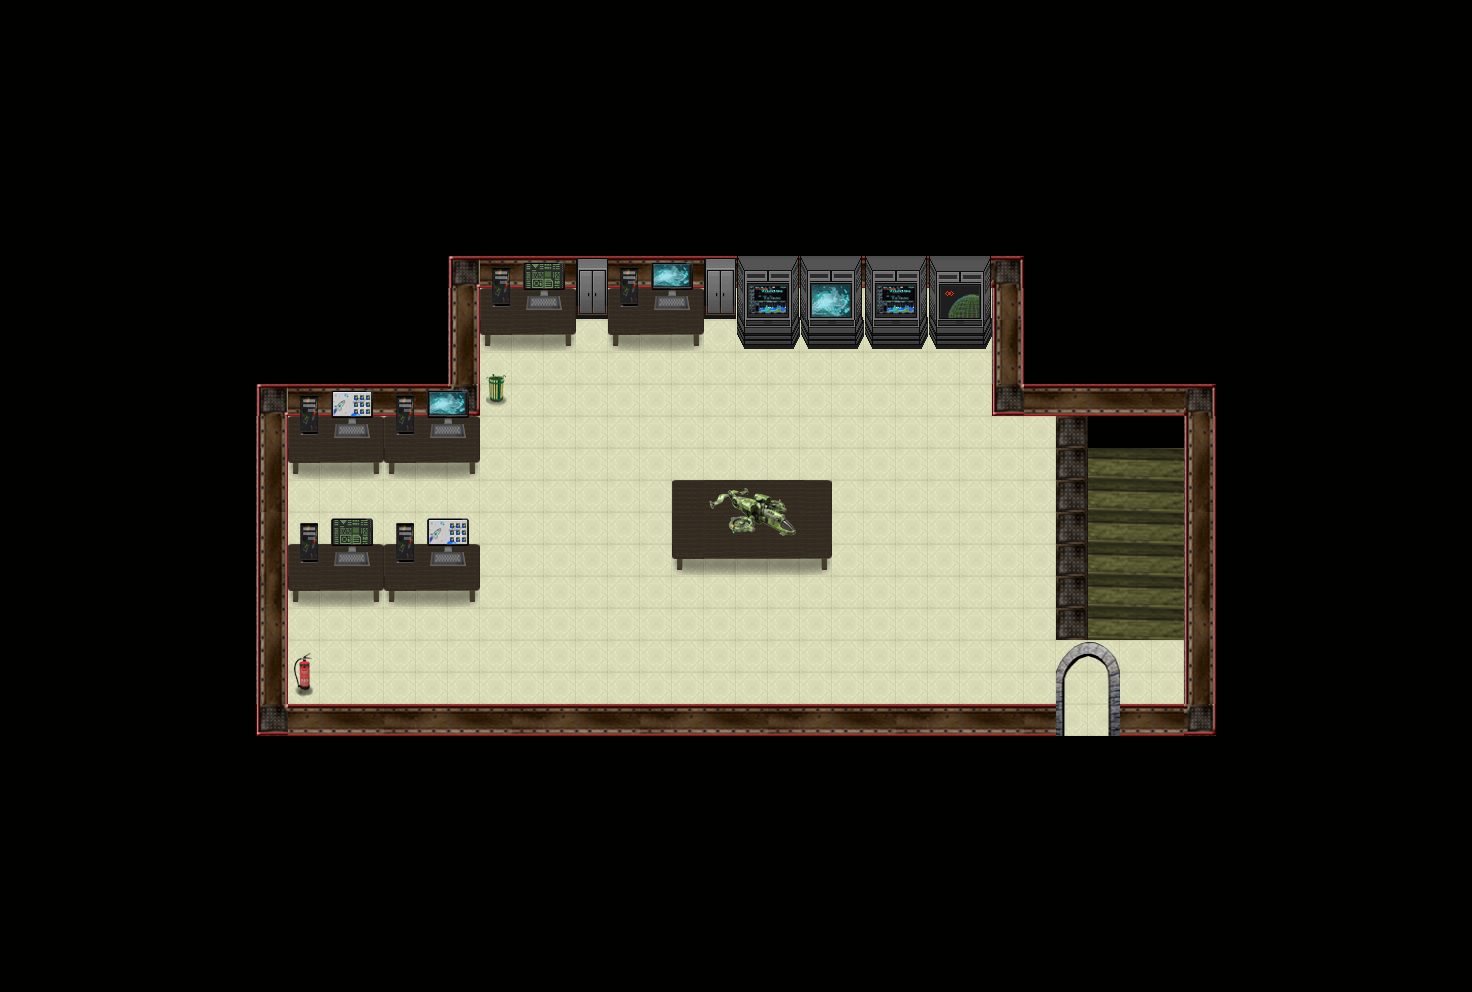

Rendered tile map (Tiled .tmx) drawn with the repository's tilesets; below, a short description and the map source with its tile grids summarised:
An orthogonal 46x31 tile map with 32x32 px tiles, 3 tile layers (Ground, Fringe, Top), 2 hidden layers not drawn, 9 tilesets.

<map version="1.0" orientation="orthogonal" width="46" height="31" tilewidth="32" tileheight="32">
 <tileset firstgid="1" name="siyah" tilewidth="32" tileheight="32">
  <image source="../graphics/tiles/elektroadd/siyah.png" />
 </tileset>
 <tileset firstgid="2" name="dvr" tilewidth="32" tileheight="32">
  <image source="../graphics/tiles/elektroadd/tas_bina.png" />
 </tileset>
 <tileset firstgid="172" name="kaplama" tilewidth="32" tileheight="32">
  <image source="../graphics/tiles/elektroadd/kaplamalar.png" />
 </tileset>
 <tileset firstgid="190" name="collasion" tilewidth="32" tileheight="32">
  <image source="../graphics/tiles/elektroadd/collision.png" />
 </tileset>
 <tileset firstgid="192" name="merdiven" tilewidth="32" tileheight="32">
  <image source="../graphics/tiles/elektroadd/merdiven.png" />
 </tileset>
 <tileset firstgid="201" name="kapi" tilewidth="32" tileheight="32">
  <image source="../graphics/tiles/elektroadd/kapiacikic.png" />
 </tileset>
 <tileset firstgid="207" name="malzemeler" tilewidth="32" tileheight="32">
  <image source="../graphics/tiles/elektroadd/malzemeler.png" />
 </tileset>
 <tileset firstgid="307" name="dolaplar" tilewidth="32" tileheight="32">
  <image source="../graphics/tiles/elektroadd/bilgisayar_dolap.png" />
 </tileset>
 <tileset firstgid="355" name="helikopter" tilewidth="32" tileheight="32">
  <image source="../graphics/tiles/elektroadd/malzemeler3.png" />
 </tileset>
 <layer name="Ground" width="46" height="31">
  <data>[1426 cells, 1426 non-empty, 18 distinct tile ids]</data>
 </layer>
 <layer name="Fringe" width="46" height="31">
  <data>[1426 cells, 67 non-empty, 14 distinct tile ids]</data>
 </layer>
 <layer name="Top" width="46" height="31">
  <data>[1426 cells, 64 non-empty, 34 distinct tile ids]</data>
 </layer>
 <layer name="Collision" width="46" height="31" visible="0">
  <data>[1426 cells, 1168 non-empty, 1 distinct tile ids]</data>
 </layer>
 <layer name="Objects" width="46" height="31" visible="0">
  <data>[1426 cells, 0 non-empty, 0 distinct tile ids]</data>
 </layer>
</map>
